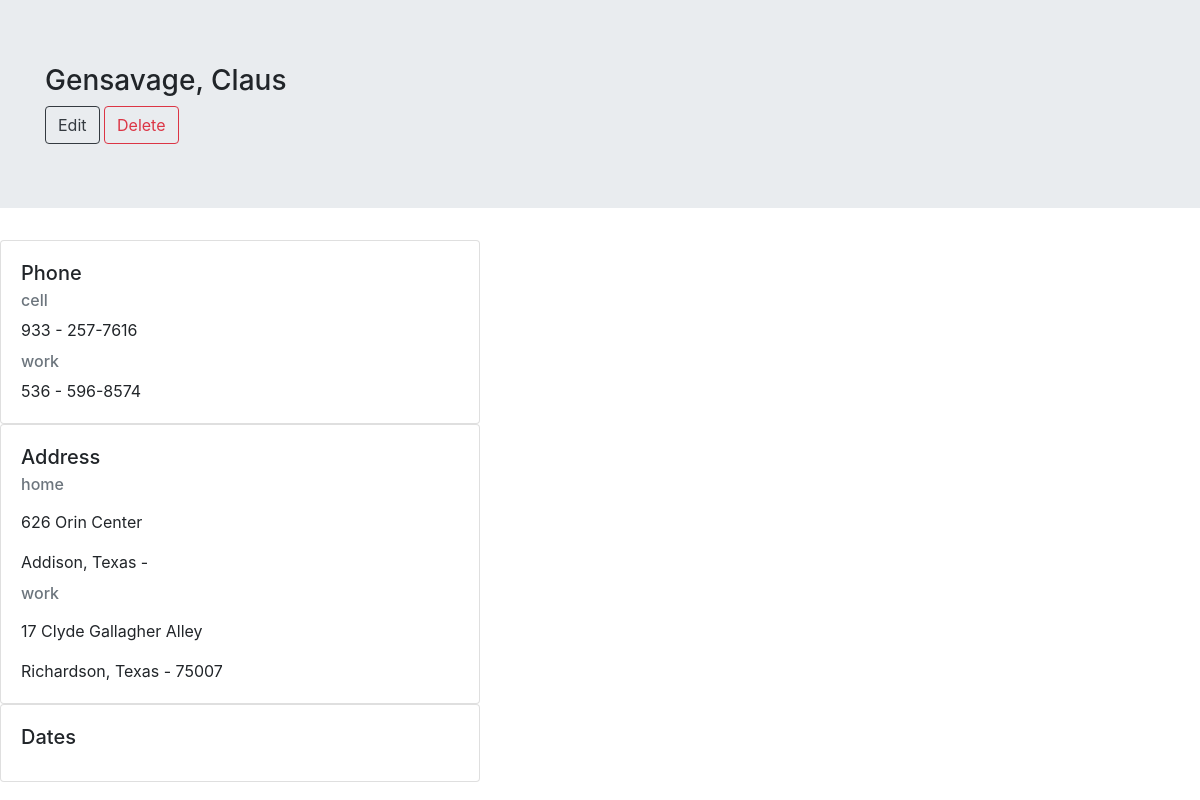
Page /home/get_contact/9/ on the committed database.
### repository/models.py (models this page shows, shortened)
class contact_master(models.Model):
    contact_id = models.PositiveIntegerField(
        primary_key = True,
    )
    fname = models.CharField(
        max_length = 100,
        help_text = "First Name of the user",
    )
    mname = models.CharField(
        max_length = 100,
        help_text = "Middle Name of the user",
        blank = True,
    )
    lname = models.CharField(
        max_length = 100,
        help_text = "Last Name of the user",
    )

class phone_master(models.Model):
    types_of_phone = (
        ('home', 'Home'),
        ('work', 'Work'),
        ('fax', 'Fax'),
        ('cell', 'Cell'),
    )
    phone_id = models.AutoField(primary_key=True)
    contact_id = models.ForeignKey(
        'contact_master', on_delete=models.CASCADE,
    )
    phone_type = models.CharField(
        max_length = 4,
        choices = types_of_phone,
        default = 'home'
    )
    area_code = models.CharField(
        max_length = 3,
        help_text = 'Area Code'
    )
    number = models.CharField(
        help_text = 'number',
        max_length = 8,
    )

class address_master(models.Model):
    types_of_address = (
        ('home', 'Home'),
        ('work', 'Work'),
    )
    address_id = models.AutoField(primary_key=True)
    contact_id = models.ForeignKey(
        'contact_master', on_delete=models.CASCADE,
    )
    address_type = models.CharField(
        max_length = 4,
        choices = types_of_address,
        default = 'home'
    )
    address = models.CharField(
        max_length = 200,
        help_text = 'Address'
    )
    city = models.CharField(
        max_length = 50,
        help_text = 'City',
    )
    state = models.CharField(
        max_length = 20,
        help_text= 'State',
    )
    zip = models.CharField(
        max_length = 6,
        blank = True
    )

### repository/views.py (the view)
# urls.py: url('^get_contact/(?P<user_id>[0-9]+)/$', view_contact, name = 'view_contact'),
def view_contact(request, user_id):
    contact = {}
    phone = {}
    address = {}
    date = {}
    contact_master_object = contact_master.objects.filter(contact_id = user_id)
    contact['fname'] = contact_master_object[0].fname
    contact['lname'] = contact_master_object[0].lname
    contact['mname'] = contact_master_object[0].mname
    phone_master_object = phone_master.objects.filter(contact_id = contact_master_object[0])
    for i, x in enumerate(phone_master_object):
        phone[i] = {
            'type': x.phone_type,
            'area_code': x.area_code,
            'number': x.number
        }
    address_master_object = address_master.objects.filter(contact_id = contact_master_object[0])
    for i, x in enumerate(address_master_object):
        address[i] = {
            'type': x.address_type,
            'address': x.address,
            'city': x.city,
            'state': x.state,
            'zip': x.zip
        }
    date_master_object = date_master.objects.filter(contact_id = contact_master_object[0])
    for i, x in enumerate(date_master_object):
        date[i] = {
            'type': x.date_type,
            'date': str(x.date)
        }
    return render(
        request, 'repository/view_contact.html',
        context = {
            'contact': contact,
            'address': address,
            'phone': phone,
            'date': date
        }
    )

### repository/templates/repository/view_contact.html (shortened to what this page needs)
<!doctype html>
{%load staticfiles %}
<html lang="en">
    <head>
        <link rel="stylesheet" href="https://maxcdn.bootstrapcdn.com/bootstrap/4.0.0/css/bootstrap.min.css">
    </head>
    <body>
        <div class="jumbotron jumbotron-fluid">
            <div class="container">
            <h3 class="display-6">{{ contact.lname }}, {{ contact.fname }} {{ contact.mname }}</h3>
            <a href='' type="button" class="btn btn-outline-dark" >Edit</a>
            <a href='#' type="button" class="btn btn-outline-danger">Delete</a>
            </div>
        </div>
        <div class="card" style="width: 30rem;">
            <div class="card-body">
                <h5 class="card-title">Phone</h5>
                {% for key, item in phone.items %}
                    <h6 class="card-subtitle mb-2 text-muted">{{ item.type }}</h6>
                    <p class="card-text">{{ item.area_code }} - {{ item.number }}</p>
                {% endfor %}
            </div>
        </div>
        <div class="card" style="width: 30rem;">
            <div class="card-body">
                <h5 class="card-title">Address</h5>
                {% for key, item in address.items %}
                    <h6 class="card-subtitle mb-2 text-muted">{{ item.type }}</h6>
                    <p class="card-text"></p>{{ item.address }}</p>
                    <p class="card-text">{{ item.city }}, {{ item.state }} - {{ item.zip }}</p>
                {% endfor %}
            </div>
        </div>
        <div class="card" style="width: 30rem;">
                <div class="card-body">
                    <h5 class="card-title">Dates</h5>
                </div>
            </div>
    </body>
</html>

### rows in the picture
contact_master: lname "Gensavage", fname "Claus"
phone_master: type "cell", area_code "933", number "257-7616"
phone_master: type "work", area_code "536", number "596-8574"
address_master: type "home", address "626 Orin Center", city "Addison", state "Texas"
address_master: type "work", address "17 Clyde Gallagher Alley", city "Richardson", state "Texas"

### other values in the picture
{{ item.zip }} "75007"
